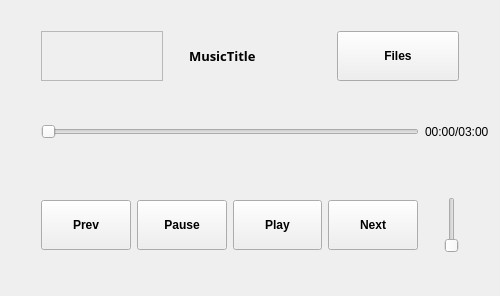
<?xml version="1.0" encoding="UTF-8"?>
<ui version="4.0">
 <class>Form</class>
 <widget class="QWidget" name="Form">
  <property name="geometry">
   <rect>
    <x>0</x>
    <y>0</y>
    <width>500</width>
    <height>296</height>
   </rect>
  </property>
  <property name="windowTitle">
   <string>Form</string>
  </property>
  <layout class="QVBoxLayout" name="verticalLayout_3">
   <item>
    <layout class="QVBoxLayout" name="verticalLayout">
     <property name="topMargin">
      <number>20</number>
     </property>
     <item>
      <layout class="QVBoxLayout" name="verticalLayout_2">
       <property name="topMargin">
        <number>0</number>
       </property>
       <item>
        <layout class="QHBoxLayout" name="horizontalLayout">
         <property name="leftMargin">
          <number>30</number>
         </property>
         <property name="topMargin">
          <number>0</number>
         </property>
         <property name="rightMargin">
          <number>30</number>
         </property>
         <item>
          <widget class="QFrame" name="MusicLogo">
           <property name="frameShape">
            <enum>QFrame::StyledPanel</enum>
           </property>
           <property name="frameShadow">
            <enum>QFrame::Raised</enum>
           </property>
          </widget>
         </item>
         <item>
          <spacer name="verticalSpacer_5">
           <property name="orientation">
            <enum>Qt::Vertical</enum>
           </property>
           <property name="sizeHint" stdset="0">
            <size>
             <width>20</width>
             <height>40</height>
            </size>
           </property>
          </spacer>
         </item>
         <item>
          <widget class="QLabel" name="MusicTitle">
           <property name="font">
            <font>
             <family>Segoe Print</family>
             <pointsize>10</pointsize>
             <weight>75</weight>
             <bold>true</bold>
            </font>
           </property>
           <property name="text">
            <string>MusicTitle</string>
           </property>
          </widget>
         </item>
         <item>
          <spacer name="verticalSpacer_4">
           <property name="orientation">
            <enum>Qt::Vertical</enum>
           </property>
           <property name="sizeHint" stdset="0">
            <size>
             <width>20</width>
             <height>40</height>
            </size>
           </property>
          </spacer>
         </item>
         <item>
          <widget class="QPushButton" name="FileFinder">
           <property name="minimumSize">
            <size>
             <width>20</width>
             <height>50</height>
            </size>
           </property>
           <property name="font">
            <font>
             <weight>75</weight>
             <bold>true</bold>
            </font>
           </property>
           <property name="text">
            <string>Files</string>
           </property>
          </widget>
         </item>
        </layout>
       </item>
       <item>
        <spacer name="verticalSpacer_2">
         <property name="orientation">
          <enum>Qt::Vertical</enum>
         </property>
         <property name="sizeHint" stdset="0">
          <size>
           <width>20</width>
           <height>40</height>
          </size>
         </property>
        </spacer>
       </item>
      </layout>
     </item>
     <item>
      <spacer name="horizontalSpacer">
       <property name="orientation">
        <enum>Qt::Horizontal</enum>
       </property>
       <property name="sizeHint" stdset="0">
        <size>
         <width>40</width>
         <height>20</height>
        </size>
       </property>
      </spacer>
     </item>
     <item>
      <layout class="QHBoxLayout" name="horizontalLayout_2">
       <property name="leftMargin">
        <number>30</number>
       </property>
       <property name="topMargin">
        <number>5</number>
       </property>
       <property name="rightMargin">
        <number>0</number>
       </property>
       <property name="bottomMargin">
        <number>20</number>
       </property>
       <item>
        <widget class="QSlider" name="horizontalSlider">
         <property name="orientation">
          <enum>Qt::Horizontal</enum>
         </property>
        </widget>
       </item>
       <item>
        <widget class="QLabel" name="label">
         <property name="text">
          <string>00:00/03:00</string>
         </property>
        </widget>
       </item>
      </layout>
     </item>
     <item>
      <spacer name="verticalSpacer">
       <property name="orientation">
        <enum>Qt::Vertical</enum>
       </property>
       <property name="sizeHint" stdset="0">
        <size>
         <width>20</width>
         <height>40</height>
        </size>
       </property>
      </spacer>
     </item>
     <item>
      <layout class="QHBoxLayout" name="horizontalLayout_3">
       <property name="leftMargin">
        <number>30</number>
       </property>
       <property name="topMargin">
        <number>20</number>
       </property>
       <property name="rightMargin">
        <number>30</number>
       </property>
       <property name="bottomMargin">
        <number>20</number>
       </property>
       <item>
        <widget class="QPushButton" name="PreviousButton">
         <property name="minimumSize">
          <size>
           <width>80</width>
           <height>50</height>
          </size>
         </property>
         <property name="font">
          <font>
           <weight>75</weight>
           <bold>true</bold>
          </font>
         </property>
         <property name="text">
          <string>Prev</string>
         </property>
        </widget>
       </item>
       <item>
        <widget class="QPushButton" name="PauseButton">
         <property name="minimumSize">
          <size>
           <width>80</width>
           <height>50</height>
          </size>
         </property>
         <property name="font">
          <font>
           <weight>75</weight>
           <bold>true</bold>
          </font>
         </property>
         <property name="text">
          <string>Pause</string>
         </property>
        </widget>
       </item>
       <item>
        <widget class="QPushButton" name="PlayButton">
         <property name="minimumSize">
          <size>
           <width>80</width>
           <height>50</height>
          </size>
         </property>
         <property name="font">
          <font>
           <weight>75</weight>
           <bold>true</bold>
          </font>
         </property>
         <property name="text">
          <string>Play</string>
         </property>
        </widget>
       </item>
       <item>
        <widget class="QPushButton" name="ForwardButton">
         <property name="minimumSize">
          <size>
           <width>80</width>
           <height>50</height>
          </size>
         </property>
         <property name="font">
          <font>
           <weight>75</weight>
           <bold>true</bold>
          </font>
         </property>
         <property name="text">
          <string>Next</string>
         </property>
        </widget>
       </item>
       <item>
        <spacer name="verticalSpacer_6">
         <property name="orientation">
          <enum>Qt::Vertical</enum>
         </property>
         <property name="sizeHint" stdset="0">
          <size>
           <width>20</width>
           <height>40</height>
          </size>
         </property>
        </spacer>
       </item>
       <item>
        <widget class="QSlider" name="VolumeSlider">
         <property name="orientation">
          <enum>Qt::Vertical</enum>
         </property>
        </widget>
       </item>
      </layout>
     </item>
     <item>
      <spacer name="verticalSpacer_3">
       <property name="orientation">
        <enum>Qt::Vertical</enum>
       </property>
       <property name="sizeHint" stdset="0">
        <size>
         <width>20</width>
         <height>40</height>
        </size>
       </property>
      </spacer>
     </item>
    </layout>
   </item>
  </layout>
 </widget>
 <resources/>
 <connections/>
</ui>
